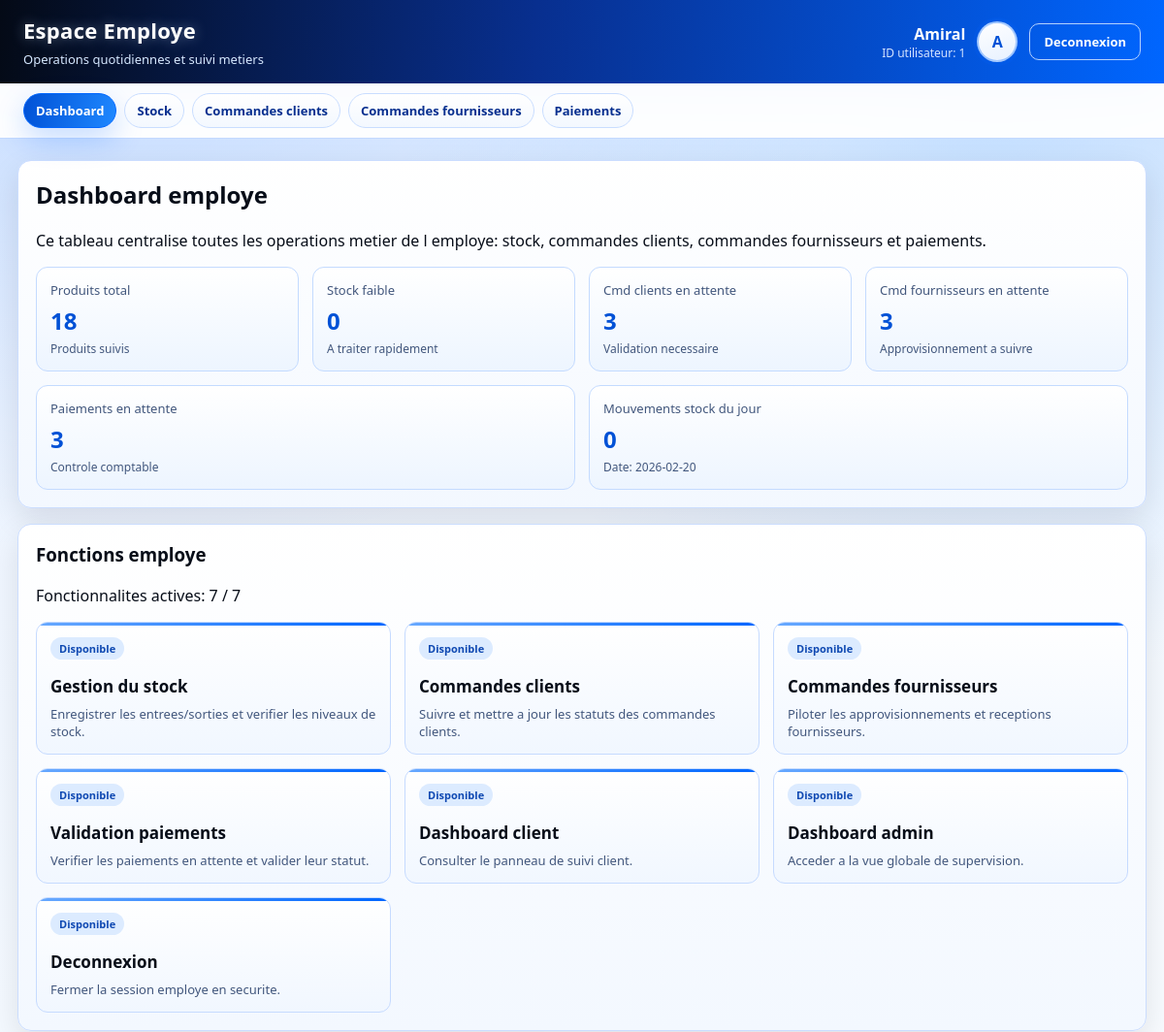
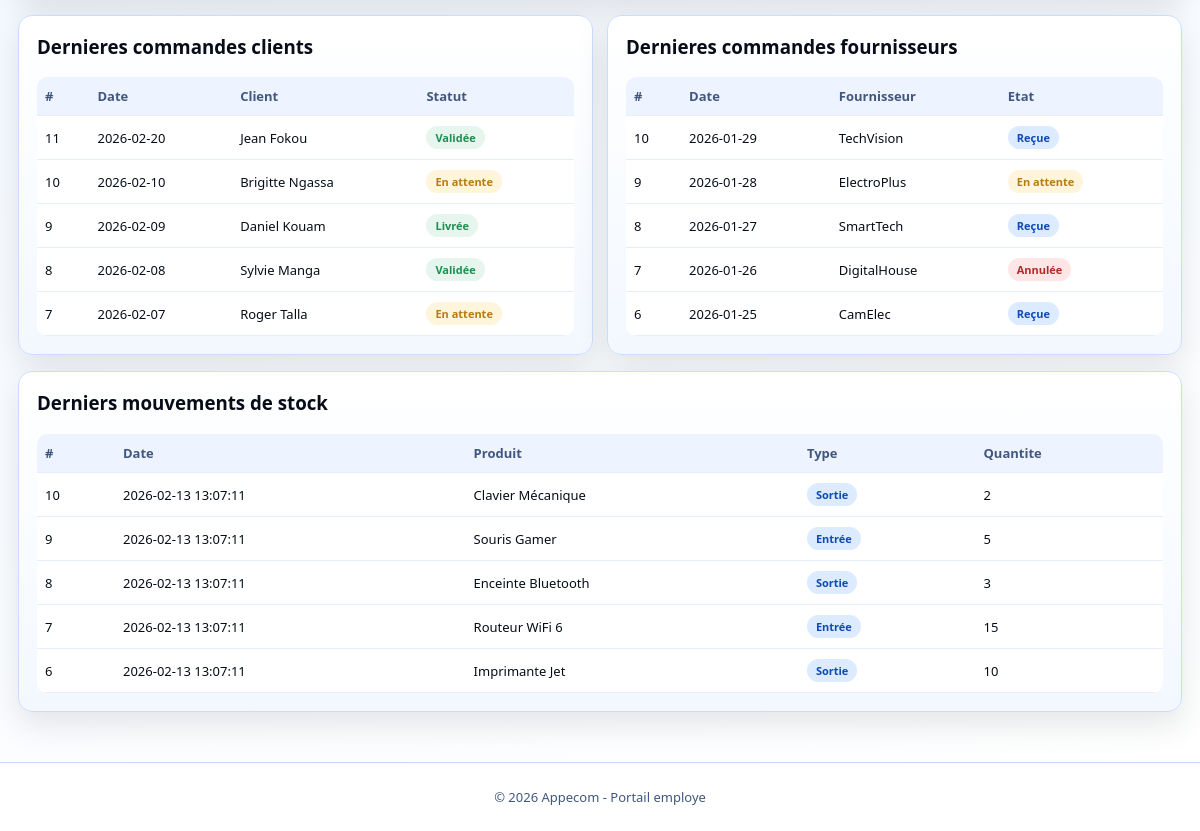
Page /fonction_interne/dashboard_employe.php (signed in) on the committed database (2 pictures, top to bottom).
### tables this page shows
CREATE TABLE IF NOT EXISTS `commande_client` (
  `id_commande` int NOT NULL AUTO_INCREMENT,
  `date_commande` date NOT NULL,
  `id_client` int DEFAULT NULL,
  `statut` enum('En attente','Validée','Livrée','Annulée') DEFAULT 'En attente',
  PRIMARY KEY (`id_commande`),
  KEY `id_client` (`id_client`)
);

CREATE TABLE IF NOT EXISTS `client` (
  `id_client` int NOT NULL AUTO_INCREMENT,
  `nom` varchar(50) NOT NULL,
  `prenom` varchar(50) NOT NULL,
  `ville` varchar(50) DEFAULT NULL,
  `sexe` char(1) DEFAULT NULL,
  `contact` varchar(20) DEFAULT NULL,
  `date_naissance` date DEFAULT NULL,
  `email` varchar(100) DEFAULT NULL,
  `mot_de_passe` varchar(255) DEFAULT NULL,
  PRIMARY KEY (`id_client`),
  UNIQUE KEY `email` (`email`)
);

CREATE TABLE IF NOT EXISTS `commande_fournisseur` (
  `id_commande_f` int NOT NULL AUTO_INCREMENT,
  `date_commande` date NOT NULL,
  `etat` enum('En attente','Reçue','Annulée') DEFAULT 'En attente',
  `id_fournisseur` int DEFAULT NULL,
  PRIMARY KEY (`id_commande_f`),
  KEY `id_fournisseur` (`id_fournisseur`)
);

CREATE TABLE IF NOT EXISTS `fournisseur` (
  `id_fournisseur` int NOT NULL AUTO_INCREMENT,
  `nom` varchar(50) NOT NULL,
  `adresse` varchar(100) DEFAULT NULL,
  `ville` varchar(50) DEFAULT NULL,
  `contact` varchar(20) DEFAULT NULL,
  PRIMARY KEY (`id_fournisseur`)
);

CREATE TABLE IF NOT EXISTS `stock_mouvement` (
  `id_mouvement` int NOT NULL AUTO_INCREMENT,
  `id_produit` int DEFAULT NULL,
  `type` enum('Entrée','Sortie') NOT NULL,
  `quantite` int NOT NULL,
  `date_mouvement` timestamp NULL DEFAULT CURRENT_TIMESTAMP,
  PRIMARY KEY (`id_mouvement`),
  KEY `id_produit` (`id_produit`)
);

CREATE TABLE IF NOT EXISTS `produit` (
  `id_produit` int NOT NULL AUTO_INCREMENT,
  `libelle` varchar(50) NOT NULL,
  `prix` decimal(10,2) NOT NULL,
  `description` varchar(255) DEFAULT NULL,
  `quantite` int DEFAULT '0',
  `id_famille` int DEFAULT NULL,
  PRIMARY KEY (`id_produit`),
  KEY `id_famille` (`id_famille`)
);

### employe/_layout.php (called while the page is built, shortened)
<?php
function employe_h($value)
{
    return htmlspecialchars((string) $value, ENT_QUOTES, 'UTF-8');
}
function employe_status_class($value)
{
    $status = strtolower(trim((string) $value));
    if (strpos($status, 'valid') === 0 || strpos($status, 'liv') === 0 || strpos($status, 'rec') === 0 || strpos($status, 'pay') === 0) {
        return 'badge success';
    }
    if (strpos($status, 'attente') !== false) {
        return 'badge warning';
    }
    if (strpos($status, 'annul') === 0 || strpos($status, 'rej') === 0) {
        return 'badge danger';
    }
    return 'badge info';
}
function employe_status_text($value)
{
    $status = trim((string) $value);
    return $status === '' ? '-' : $status;
}

### fonction_interne/dashboard_employe.php (the view, shortened to what this page needs)
<?php
require __DIR__ . '/../employe/_layout.php';
function dashboard_employe_scalar(mysqli $db, string $sql, string $types = '', array $params = [], $default = 0)
{
    $stmt = $db->prepare($sql);
    if (!$stmt->execute()) {
        $stmt->close();
        return $default;
    }
    $result = $stmt->get_result();
    $row = $result->fetch_row();
    return $row[0] ?? $default;
}
$stats = [
    'products_total' => 0,
    'stock_low' => 0,
    'client_orders_pending' => 0,
    'supplier_orders_pending' => 0,
    'payments_pending' => 0,
    'movements_today' => 0,
];
$recentClientOrders = [];
$recentSupplierOrders = [];
$recentMovements = [];
if ($employeDb instanceof mysqli) {
    $stats['products_total'] = (int) dashboard_employe_scalar($employeDb, 'SELECT COUNT(*) FROM Produit');
    $stats['stock_low'] = (int) dashboard_employe_scalar($employeDb, 'SELECT COUNT(*) FROM Produit WHERE quantite BETWEEN 0 AND 5');
    $stats['client_orders_pending'] = (int) dashboard_employe_scalar($employeDb, "SELECT COUNT(*) FROM Commande_Client WHERE statut LIKE '%attente%'");
    $stats['supplier_orders_pending'] = (int) dashboard_employe_scalar($employeDb, "SELECT COUNT(*) FROM Commande_Fournisseur WHERE etat LIKE '%attente%'");
    $stats['payments_pending'] = (int) dashboard_employe_scalar($employeDb, "SELECT COUNT(*) FROM Paiement WHERE statut LIKE '%attente%'");
    $stats['movements_today'] = (int) dashboard_employe_scalar($employeDb, 'SELECT COUNT(*) FROM Stock_Mouvement WHERE DATE(date_mouvement) = CURDATE()');
    $clientOrdersResult = $employeDb->query('SELECT c.id_commande, c.date_commande, c.statut, cl.nom, cl.prenom FROM Commande_Client c LEFT JOIN Client cl ON cl.id_client = c.id_client ORDER BY c.date_commande DESC, c.id_commande DESC LIMIT 5');
    if ($clientOrdersResult) {
        while ($row = $clientOrdersResult->fetch_assoc()) {
            $recentClientOrders[] = $row;
        }
    }
    $supplierOrdersResult = $employeDb->query('SELECT cf.id_commande_f, cf.date_commande, cf.etat, f.nom AS fournisseur_nom FROM Commande_Fournisseur cf LEFT JOIN Fournisseur f ON f.id_fournisseur = cf.id_fournisseur ORDER BY cf.date_commande DESC, cf.id_commande_f DESC LIMIT 5');
    if ($supplierOrdersResult) {
        while ($row = $supplierOrdersResult->fetch_assoc()) {
            $recentSupplierOrders[] = $row;
        }
    }
    $movementsResult = $employeDb->query('SELECT sm.id_mouvement, sm.date_mouvement, sm.type, sm.quantite, p.libelle FROM Stock_Mouvement sm LEFT JOIN Produit p ON p.id_produit = sm.id_produit ORDER BY sm.date_mouvement DESC, sm.id_mouvement DESC LIMIT 5');
    if ($movementsResult) {
        while ($row = $movementsResult->fetch_assoc()) {
            $recentMovements[] = $row;
        }
    }
}
$actions = [
    [
        'title' => 'Gestion du stock',
        'description' => 'Enregistrer les entrees/sorties et verifier les niveaux de stock.',
        'href' => '../employe/stock.php',
        'check' => __DIR__ . '/../employe/stock.php',
    ],
    [
        'title' => 'Commandes clients',
        'description' => 'Suivre et mettre a jour les statuts des commandes clients.',
        'href' => '../employe/commandes_clients.php',
        'check' => __DIR__ . '/../employe/commandes_clients.php',
    ],
    [
        'title' => 'Commandes fournisseurs',
        'description' => 'Piloter les approvisionnements et receptions fournisseurs.',
        'href' => '../employe/commandes_fournisseurs.php',
        'check' => __DIR__ . '/../employe/commandes_fournisseurs.php',
    ],
    [
        'title' => 'Validation paiements',
        'description' => 'Verifier les paiements en attente et valider leur statut.',
        'href' => '../employe/paiements.php',
        'check' => __DIR__ . '/../employe/paiements.php',
    ],
    [
        'title' => 'Dashboard client',
        'description' => 'Consulter le panneau de suivi client.',
        'href' => 'dashboard_client.php',
        'check' => __DIR__ . '/dashboard_client.php',
    ],
    [
        'title' => 'Dashboard admin',
        'description' => 'Acceder a la vue globale de supervision.',
        'href' => 'dashboard_admin.php',
        'check' => __DIR__ . '/dashboard_admin.php',
    ],
    [
        'title' => 'Deconnexion',
        'description' => 'Fermer la session employe en securite.',
        'href' => 'logout.php',
        'check' => __DIR__ . '/logout.php',
    ],
];
$availableCount = 0;
foreach ($actions as $action) {
    if (file_exists($action['check'])) {
        $availableCount++;
    }
}
include __DIR__ . '/../employe/_header.php';
?>
<section class="panel">
  <h2>Dashboard employe</h2>
  <p class="muted">Ce tableau centralise toutes les operations metier de l employe: stock, commandes clients, commandes fournisseurs et paiements.</p>
  <div class="grid-4" style="margin-top:12px;">
    <article class="stat">
      <div class="label">Produits total</div>
      <div class="value"><?php echo $stats['products_total']; ?></div>
      <div class="sub">Produits suivis</div>
    </article>
    <article class="stat">
      <div class="label">Stock faible</div>
      <div class="value"><?php echo $stats['stock_low']; ?></div>
      <div class="sub">A traiter rapidement</div>
    </article>
    <article class="stat">
      <div class="label">Cmd clients en attente</div>
      <div class="value"><?php echo $stats['client_orders_pending']; ?></div>
      <div class="sub">Validation necessaire</div>
    </article>
    <article class="stat">
      <div class="label">Cmd fournisseurs en attente</div>
      <div class="value"><?php echo $stats['supplier_orders_pending']; ?></div>
      <div class="sub">Approvisionnement a suivre</div>
    </article>
  </div>
  <div class="grid-2" style="margin-top:14px;">
    <article class="stat">
      <div class="label">Paiements en attente</div>
      <div class="value"><?php echo $stats['payments_pending']; ?></div>
      <div class="sub">Controle comptable</div>
    </article>
    <article class="stat">
      <div class="label">Mouvements stock du jour</div>
      <div class="value"><?php echo $stats['movements_today']; ?></div>
      <div class="sub">Date: <?php echo date('Y-m-d'); ?></div>
    </article>
  </div>
</section>
<section class="panel">
  <h3>Fonctions employe</h3>
  <p class="muted">Fonctionnalites actives: <?php echo $availableCount; ?> / <?php echo count($actions); ?></p>
  <div class="cards-grid" style="margin-top:12px;">
    <?php foreach ($actions as $action): ?>
      <?php $isAvailable = file_exists($action['check']); ?>
      <a class="action-card <?php echo $isAvailable ? '' : 'disabled'; ?>" href="<?php echo employe_h($action['href']); ?>">
        <span class="actions-meta"><?php echo $isAvailable ? 'Disponible' : 'A implementer'; ?></span>
        <h3><?php echo employe_h($action['title']); ?></h3>
        <p><?php echo employe_h($action['description']); ?></p>
      </a>
    <?php endforeach; ?>
  </div>
</section>
<section class="dashboard-grid">
  <article class="panel">
    <h3>Dernieres commandes clients</h3>
    <?php if (!empty($recentClientOrders)): ?>
      <div class="table-wrap">
        <table>
          <thead>
            <tr>
              <th>#</th>
              <th>Date</th>
              <th>Client</th>
              <th>Statut</th>
            </tr>
          </thead>
          <tbody>
            <?php foreach ($recentClientOrders as $order): ?>
              <tr>
                <td><?php echo (int) $order['id_commande']; ?></td>
                <td><?php echo employe_h($order['date_commande']); ?></td>
                <td><?php echo employe_h(trim(((string) $order['prenom']) . ' ' . ((string) $order['nom']))); ?></td>
                <td><span class="<?php echo employe_status_class($order['statut']); ?>"><?php echo employe_h(employe_status_text($order['statut'])); ?></span></td>
              </tr>
            <?php endforeach; ?>
          </tbody>
        </table>
      </div>
    <?php else: ?>
      <div class="empty-state">Aucune commande client recente.</div>
    <?php endif; ?>
  </article>
  <article class="panel">
    <h3>Dernieres commandes fournisseurs</h3>
    <?php if (!empty($recentSupplierOrders)): ?>
      <div class="table-wrap">
        <table>
          <thead>
            <tr>
              <th>#</th>
              <th>Date</th>
              <th>Fournisseur</th>
              <th>Etat</th>
            </tr>
          </thead>
          <tbody>
            <?php foreach ($recentSupplierOrders as $order): ?>
              <tr>
                <td><?php echo (int) $order['id_commande_f']; ?></td>
                <td><?php echo employe_h($order['date_commande']); ?></td>
                <td><?php echo employe_h($order['fournisseur_nom'] ?: '-'); ?></td>
                <td><span class="<?php echo employe_status_class($order['etat']); ?>"><?php echo employe_h(employe_status_text($order['etat'])); ?></span></td>
              </tr>
            <?php endforeach; ?>
          </tbody>
        </table>
      </div>
    <?php else: ?>
      <div class="empty-state">Aucune commande fournisseur recente.</div>
    <?php endif; ?>
  </article>
</section>
<section class="panel">
  <h3>Derniers mouvements de stock</h3>
  <?php if (!empty($recentMovements)): ?>
    <div class="table-wrap">
      <table>
        <thead>
          <tr>
            <th>#</th>
            <th>Date</th>
            <th>Produit</th>
            <th>Type</th>
            <th>Quantite</th>
          </tr>
        </thead>
        <tbody>
          <?php foreach ($recentMovements as $movement): ?>
            <tr>
              <td><?php echo (int) $movement['id_mouvement']; ?></td>
              <td><?php echo employe_h($movement['date_mouvement']); ?></td>
              <td><?php echo employe_h($movement['libelle'] ?: '-'); ?></td>
              <td><span class="<?php echo employe_status_class($movement['type']); ?>"><?php echo employe_h(employe_status_text($movement['type'])); ?></span></td>
              <td><?php echo (int) $movement['quantite']; ?></td>
            </tr>
          <?php endforeach; ?>
        </tbody>
      </table>
    </div>
  <?php else: ?>
    <div class="empty-state">Aucun mouvement de stock recent.</div>
  <?php endif; ?>
</section>
<?php include __DIR__ . '/../employe/_footer.php'; ?>

### employe/employe-theme.css (style rules this page uses)
:root { --white: #ffffff; --blue-50: #eaf2ff; --blue-100: #d7e6ff; --blue-200: #bfd7ff; --blue-400: #4ba0ff; --blue-500: #1f88ff; --blue-600: #0066ff; --blue-700: #0051d6; --blue-800: #082f8f; --blue-900: #051937; --black: #070d18; --slate: #42577d; --border: #cbddff; --success: #1d8f51; --warning: #b67c11; --danger: #b32929; --info: #1a57b8; --shadow: 0 12px 32px rgba(7, 13, 24, 0.1); --blue-glow: 0 12px 30px rgba(0, 102, 255, 0.22); --radius: 14px; }
* { box-sizing: border-box; }
body { margin: 0; font-family: 'Segoe UI', Tahoma, Arial, sans-serif; color: var(--black); background: radial-gradient(circle at 12% -12%, rgba(0, 102, 255, 0.24), transparent 34%), radial-gradient(circle at 86% 4%, rgba(31, 136, 255, 0.22), transparent 30%), linear-gradient(160deg, var(--blue-50), #f4f9ff 45%, var(--white)); }
.panel { background: linear-gradient(180deg, #ffffff, #f3f8ff); border: 1px solid var(--border); border-radius: var(--radius); box-shadow: var(--shadow); padding: 18px; }
.panel h2, .panel h3 { margin-top: 0; }
.grid-2 { display: grid; grid-template-columns: repeat(2, minmax(0, 1fr)); gap: 14px; }
.grid-4 { display: grid; grid-template-columns: repeat(4, minmax(0, 1fr)); gap: 14px; }
.stat { border: 1px solid #c4dbff; border-radius: 12px; padding: 14px; background: linear-gradient(180deg, #ffffff, #edf5ff); transition: transform 0.16s ease, box-shadow 0.16s ease, border-color 0.16s ease; }
.stat .label { color: var(--slate); font-size: 13px; }
.stat .value { margin-top: 6px; font-size: 24px; font-weight: 700; color: var(--blue-700); }
.stat .sub { margin-top: 4px; color: var(--slate); font-size: 12px; }
.cards-grid { display: grid; grid-template-columns: repeat(3, minmax(0, 1fr)); gap: 14px; }
.action-card { border: 1px solid #c6dbff; border-radius: 12px; padding: 14px; background: linear-gradient(180deg, #ffffff, #f1f7ff); transition: transform 0.16s ease, box-shadow 0.16s ease, border-color 0.16s ease; text-decoration: none; color: inherit; position: relative; overflow: hidden; }
.action-card::before { content: ''; position: absolute; top: 0; left: 0; right: 0; height: 3px; background: linear-gradient(90deg, #68a9ff, var(--blue-600)); }
.action-card h3 { margin: 8px 0; font-size: 17px; }
.action-card p { margin: 0; font-size: 13px; color: var(--slate); }
.table-wrap { overflow-x: auto; }
table { width: 100%; border-collapse: collapse; font-size: 13px; background: #ffffff; border-radius: 10px; overflow: hidden; }
th, td { border-bottom: 1px solid #e6eefb; padding: 10px 8px; text-align: left; vertical-align: middle; }
th { color: var(--slate); font-weight: 600; background: #edf4ff; }
.badge { display: inline-block; border-radius: 999px; padding: 4px 9px; font-size: 11px; font-weight: 700; }
.badge.success { color: var(--success); background: #e6f6ee; }
.badge.warning { color: var(--warning); background: #fff4dc; }
.badge.danger { color: var(--danger); background: #ffe6e6; }
.badge.info { color: #0f49b2; background: #dcebff; }

### fonction_interne/dashboard_employe.php (style rules this page uses)
.dashboard-grid { display: grid; grid-template-columns: repeat(2, minmax(0, 1fr)); gap: 14px; }
.actions-meta { display: inline-block; margin-bottom: 8px; border-radius: 999px; font-size: 11px; font-weight: 700; padding: 4px 9px; background: #dcebff; color: #0f49b2; }

### rows in the picture
commande_client: id_commande "11", date_commande "2026-02-20", id_client.nom "Jean Fokou", statut "Validée"
commande_client: id_commande "10", date_commande "2026-02-10", id_client.nom "Brigitte Ngassa", statut "En attente"
commande_client: id_commande "9", date_commande "2026-02-09", id_client.nom "Daniel Kouam", statut "Livrée"
commande_client: id_commande "8", date_commande "2026-02-08", id_client.nom "Sylvie Manga", statut "Validée"
commande_client: id_commande "7", date_commande "2026-02-07", id_client.nom "Roger Talla", statut "En attente"
commande_fournisseur: id_commande_f "10", date_commande "2026-01-29", id_fournisseur.nom "TechVision", etat "Reçue"
commande_fournisseur: id_commande_f "9", date_commande "2026-01-28", id_fournisseur.nom "ElectroPlus", etat "En attente"
commande_fournisseur: id_commande_f "8", date_commande "2026-01-27", id_fournisseur.nom "SmartTech", etat "Reçue"
commande_fournisseur: id_commande_f "7", date_commande "2026-01-26", id_fournisseur.nom "DigitalHouse", etat "Annulée"
commande_fournisseur: id_commande_f "6", date_commande "2026-01-25", id_fournisseur.nom "CamElec", etat "Reçue"
stock_mouvement: id_mouvement "10", date_mouvement "2026-02-13 13:07:11", id_produit.libelle "Clavier Mécanique", type "Sortie", quantite "2"
stock_mouvement: id_mouvement "9", date_mouvement "2026-02-13 13:07:11", id_produit.libelle "Souris Gamer", type "Entrée", quantite "5"
stock_mouvement: id_mouvement "8", date_mouvement "2026-02-13 13:07:11", id_produit.libelle "Enceinte Bluetooth", type "Sortie", quantite "3"
stock_mouvement: id_mouvement "7", date_mouvement "2026-02-13 13:07:11", id_produit.libelle "Routeur WiFi 6", type "Entrée", quantite "15"
stock_mouvement: id_mouvement "6", date_mouvement "2026-02-13 13:07:11", id_produit.libelle "Imprimante Jet", type "Sortie", quantite "10"

### other values in the picture
employe_h($employeName) "Amiral"
$employeId "1"
employe_h($initials) "A"
employe_h($item['label']) "Dashboard"
employe_h($item['label']) "Stock"
employe_h($item['label']) "Commandes clients"
employe_h($item['label']) "Commandes fournisseurs"
employe_h($item['label']) "Paiements"
$stats['products_total'] "18"
$stats['stock_low'] "0"
$stats['client_orders_pending'] "3"
$stats['supplier_orders_pending'] "3"
$stats['payments_pending'] "3"
$stats['movements_today'] "0"
$availableCount "7"
